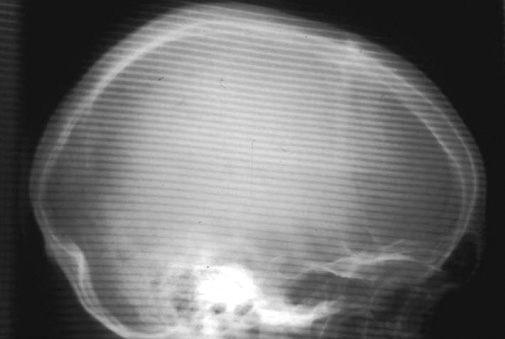
#> input picture Assignment2/pro3_radiograph_1.jpg, 505 x 339 px
$ jupyter execute Problem3.ipynb
#> lines starting #> are read from the running program, lines starting #| are printed output that depends on the picture; after the words box and inside, x2 and y2 are one past the last pixel; in counts of white or black regions, pixels touching at a corner belong together
[cell 1]
import cv2
import numpy as np
import matplotlib.pyplot as plt

[cell 2]
# Note: for img1, 7 is the best size, for img2, is 15

from scipy.ndimage import median_filter # since it has been down before...
def apply_median_filter(img_path, N):
    img = cv2.imread(img_path, cv2.IMREAD_GRAYSCALE)
    filtered_img = median_filter(img, size=N)
    return img, filtered_img

img1_path = 'pro3_radiograph_1.jpg'
img2_path = 'pro3_radiograph_2.jpg'

N = 1  # Note: for img1, 7 is the best size, for img2, is 15.
for i in range (1, 20, 2):
    N = i
    img1, filtered_img1 = apply_median_filter(img1_path, N)
#> in apply_median_filter, img is the input picture: shape (339, 505); min 16, max 255, mean 111.2
    img2, filtered_img2 = apply_median_filter(img2_path, N)
#> call 2 of apply_median_filter, with img_path = 'pro3_radiograph_2.jpg', N = 1
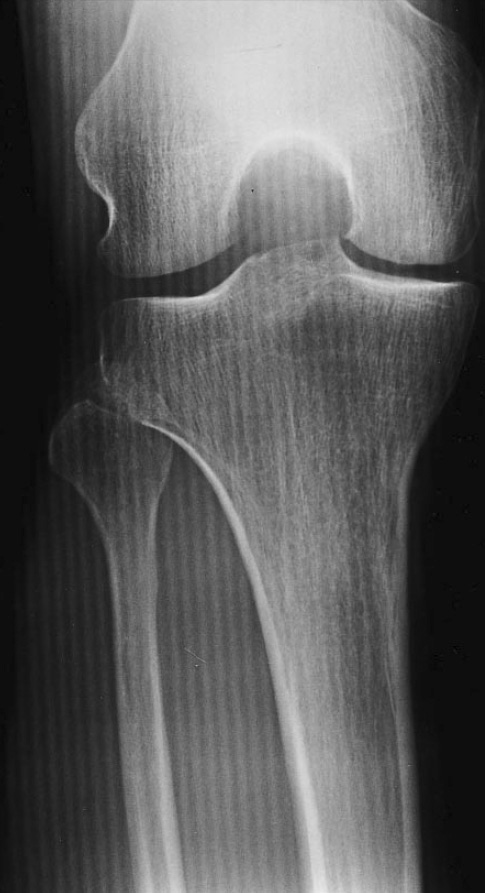
#> input picture Assignment2/pro3_radiograph_2.jpg, 485 x 893 px
#> in apply_median_filter, img is the input picture: shape (893, 485); min 1, max 235, mean 92.9

    plt.figure(figsize=(10, 5))
    plt.subplot(1, 2, 1)
    plt.imshow(filtered_img1, cmap='gray')
    plt.title('Filtered Image 1')
    plt.subplot(1, 2, 2)
    plt.imshow(filtered_img2, cmap='gray')
    plt.title('Filtered Image 2')
    plt.show()

    # Report N
    print(f'Chosen window size N: {N}')

[cell 3]
def load_image(image_path):
    img = cv2.imread(image_path, cv2.IMREAD_GRAYSCALE)
    return img

def compute_dft(img):
    # Fourier and centered
    dft = np.fft.fftshift(np.fft.fft2(img))
    magnitude_spectrum = np.log(np.abs(dft) + 1)
    return dft, magnitude_spectrum

def identify_moire_patterns(magnitude_spectrum, threshold=10):
    # recognize frequency of img
    rows, cols = magnitude_spectrum.shape
    crow, ccol = rows // 2 , cols // 2
    mask = magnitude_spectrum > threshold
    mask[crow-10:crow+10, ccol-10:ccol+10] = False
    moire_points = np.argwhere(mask)

    return moire_points

def mark_moire_patterns(magnitude_spectrum, moire_points):
    # mark moire patterns
    plt.imshow(magnitude_spectrum, cmap='gray')
    for point in moire_points:
        plt.plot(point[1], point[0], 'ro')
    plt.colorbar()

img1 = load_image(img1_path)
img2 = load_image(img2_path)

# caculate dft
dft1, dft_magnitude1 = compute_dft(img1)
#> in compute_dft, `magnitude_spectrum = np.log(np.abs(dft) + 1)`:
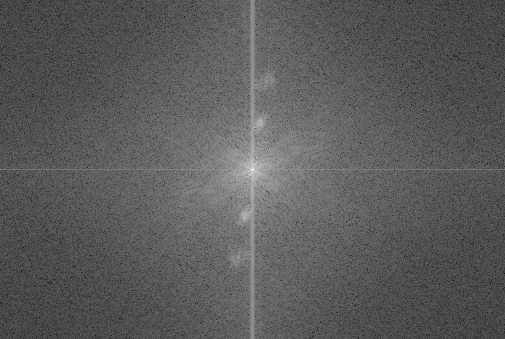
#> magnitude_spectrum: shape (339, 505) float64; min 0.206, max 16.76, mean 6.13; drawn with min black and max white
dft2, dft_magnitude2 = compute_dft(img2)
#> in compute_dft (call 2), `magnitude_spectrum = np.log(np.abs(dft) + 1)`:
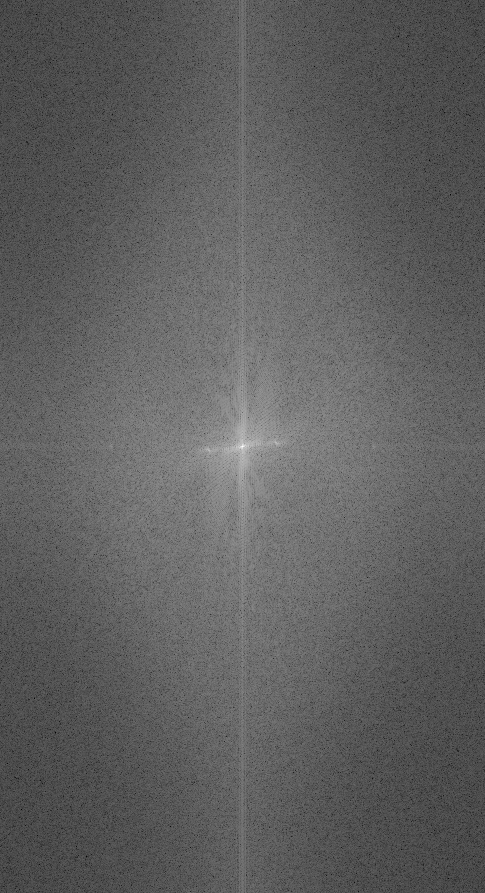
#> magnitude_spectrum: shape (893, 485) float64; min 0.63, max 17.51, mean 6.95; drawn with min black and max white

moire_points1 = identify_moire_patterns(dft_magnitude1, threshold=10)
#> in identify_moire_patterns, `mask = magnitude_spectrum > threshold`: mask: shape (339, 505) bool; 0.98% white; 65 white regions (64 under 20 px), largest, box (x1, y1, x2, y2) and area: (223, 108, 282, 231) 1553
#> in identify_moire_patterns, `mask[crow-10:crow+10, ccol-10:ccol+10] = False`:
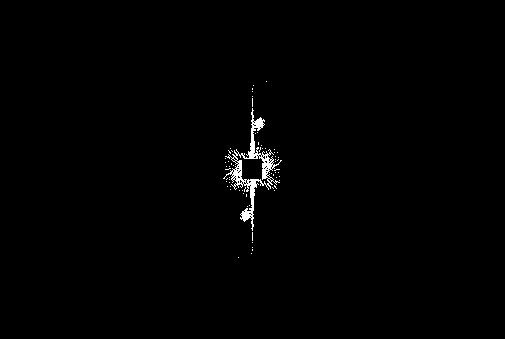
#> mask: shape (339, 505) bool; 0.76% white; 65 white regions (64 under 20 px), largest, box (x1, y1, x2, y2) and area: (223, 108, 282, 231) 1181
#> in identify_moire_patterns, `moire_points = np.argwhere(mask)`: moire_points = 1299 pairs, first value 81 to 257, second value 223 to 281
#> moire_points1 has the same summary as moire_points in identify_moire_patterns
moire_points2 = identify_moire_patterns(dft_magnitude2, threshold=10)
#> call 2 of identify_moire_patterns, with threshold = 10
#> in identify_moire_patterns (call 2), `mask = magnitude_spectrum > threshold`: mask: shape (893, 485) bool; 1.3% white; 423 white regions (420 under 20 px), largest, box (x1, y1, x2, y2) and area: (189, 370, 296, 523) 4609, (256, 387, 265, 399) 23, (220, 494, 229, 506) 23
#> in identify_moire_patterns (call 2), `mask[crow-10:crow+10, ccol-10:ccol+10] = False`:
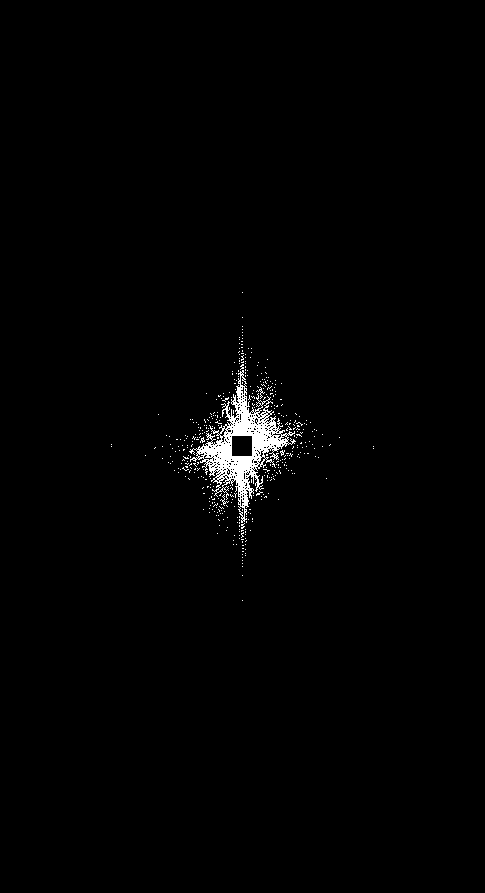
#> mask: shape (893, 485) bool; 1.2% white; 423 white regions (420 under 20 px), largest, box (x1, y1, x2, y2) and area: (189, 370, 296, 523) 4221, (256, 387, 265, 399) 23, (220, 494, 229, 506) 23
#> in identify_moire_patterns (call 2), `moire_points = np.argwhere(mask)`: moire_points = 5067 pairs, first value 292 to 600, second value 111 to 373
#> moire_points2 has the same summary as moire_points in identify_moire_patterns


plt.figure(figsize=(10, 5))
plt.subplot(1, 2, 1)
mark_moire_patterns(dft_magnitude1, moire_points1)
#> the loop in mark_moire_patterns, `for point in moire_points:` made 1299 passes
#> point on passes 1 to 3: [81, 266], [85, 253], [88, 252]
plt.title('DFT Magnitude Image 1')
plt.subplot(1, 2, 2)
mark_moire_patterns(dft_magnitude2, moire_points2)
#> the loop in mark_moire_patterns (call 2), `for point in moire_points:` made 5067 passes
#> point on passes 1 to 3: [292, 242], [317, 242], [326, 242]
plt.title('DFT Magnitude Image 2')
plt.show()
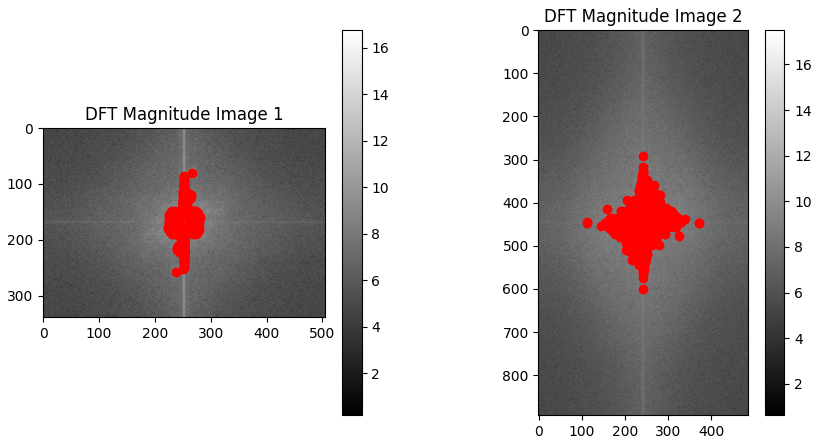
#> figure drawn by matplotlib, 4 panels

[cell 4]
def design_notch_filter(shape, moire_points, radius=5):
    # notch
    rows, cols = shape
    crow, ccol = rows // 2 , cols // 2
    notch_filter = np.ones((rows, cols), dtype=np.float32)

    for point in moire_points:
        r, c = point
        rr, cc = np.ogrid[:rows, :cols]
        mask_area = (rr - r) ** 2 + (cc - c) ** 2 <= radius ** 2
        notch_filter[mask_area] = 0

    return notch_filter

def apply_notch_filter(dft, notch_filter):
    # notch to Fourier
    filtered_dft = dft * notch_filter
    return filtered_dft

img1 = load_image(img1_path)
img2 = load_image(img2_path)


dft1, dft_magnitude1 = compute_dft(img1)
dft2, dft_magnitude2 = compute_dft(img2)

# recoginze freq part of moore grapth
moire_points1 = identify_moire_patterns(dft_magnitude1, threshold=10)
moire_points2 = identify_moire_patterns(dft_magnitude2, threshold=10)

# notch
notch_filter1 = design_notch_filter(dft_magnitude1.shape, moire_points1, radius=5)
#> the loop in design_notch_filter, `for point in moire_points:` made 1299 passes
#> after the loop in design_notch_filter, `for point in moire_points:`:
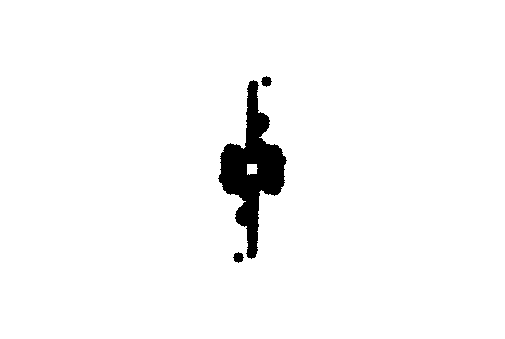
#> notch_filter: shape (339, 505) float32; values 0 (black) and 1 (white), 97.1% white; 3 black regions, box (x1, y1, x2, y2) and area: (218, 80, 287, 259) 4850, (261, 76, 272, 87) 81, (233, 252, 244, 263) 81
notch_filter2 = design_notch_filter(dft_magnitude2.shape, moire_points2, radius=5)
#> call 2 of design_notch_filter, with shape = (893, 485), moire_points = array of shape (5067, 2), radius = 5
#> the loop in design_notch_filter (call 2), `for point in moire_points:` made 5067 passes
#> pass 1, in design_notch_filter (call 2), `mask_area = (rr - r) ** 2 + (cc - c) ** 2 <= radius ** 2`:
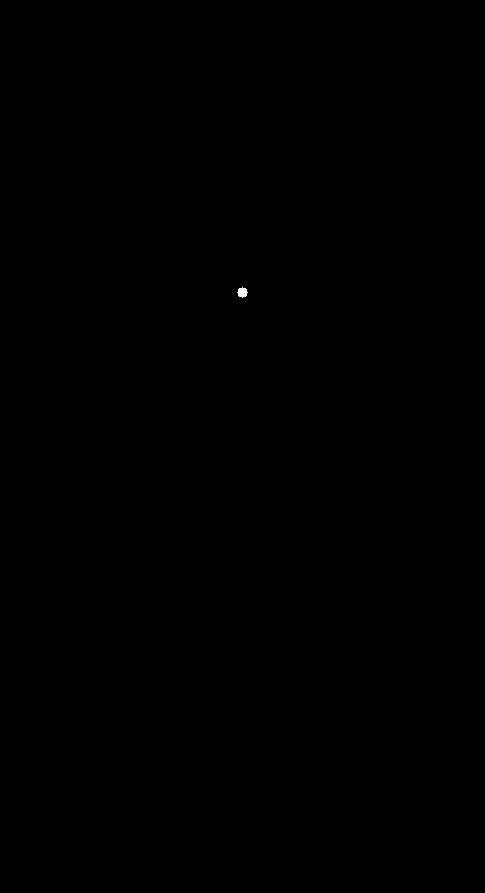
#> mask_area: shape (893, 485) bool; 0.02% white; 1 white region, box (x1, y1, x2, y2) and area: (237, 287, 248, 298) 81
#> after the loop in design_notch_filter (call 2), `for point in moire_points:`:
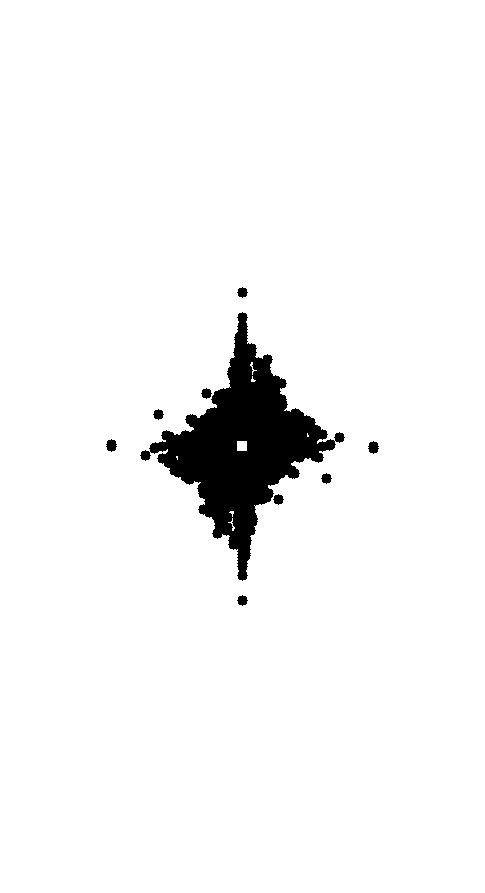
#> notch_filter: shape (893, 485) float32; values 0 (black) and 1 (white), 95.8% white; 9 black regions, largest, box (x1, y1, x2, y2) and area: (140, 312, 345, 581) 17437, (106, 439, 117, 452) 101, (368, 441, 379, 454) 101
filtered_dft1 = apply_notch_filter(dft1, notch_filter1)
filtered_dft2 = apply_notch_filter(dft2, notch_filter2)

# reverse f
filtered_img1 = np.fft.ifft2(np.fft.ifftshift(filtered_dft1))
filtered_img2 = np.fft.ifft2(np.fft.ifftshift(filtered_dft2))

filtered_img1 = np.abs(filtered_img1)
filtered_img2 = np.abs(filtered_img2)
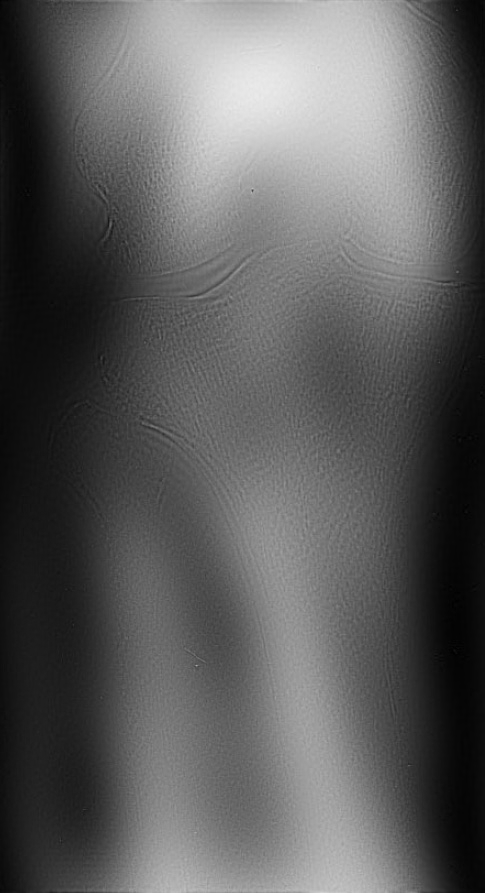
#> filtered_img2: shape (893, 485) float64; min 0.914, max 235.2, mean 93


plt.figure(figsize=(20, 10))

plt.subplot(2, 3, 1)
plt.imshow(dft_magnitude1, cmap='gray')
plt.title('DFT Magnitude Image 1')

plt.subplot(2, 3, 2)
plt.imshow(notch_filter1, cmap='gray')
plt.title('Notch Filter 1')

plt.subplot(2, 3, 3)
plt.imshow(filtered_img1, cmap='gray')
plt.title('Filtered Image 1')

plt.subplot(2, 3, 4)
plt.imshow(dft_magnitude2, cmap='gray')
plt.title('DFT Magnitude Image 2')

plt.subplot(2, 3, 5)
plt.imshow(notch_filter2, cmap='gray')
plt.title('Notch Filter 2')

plt.subplot(2, 3, 6)
plt.imshow(filtered_img2, cmap='gray')
plt.title('Filtered Image 2')

plt.show()
